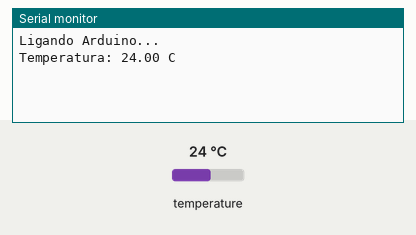
This sketch was run on a simulated Arduino Uno, built with avr-gcc and run on an emulated ATmega328P. On the bench: the last lines printed to the serial monitor. The test bench sets the inputs (shaded band); at power-on: temperature 24 °C.

Above: at 3.2 s.
3.3 s: temperature set to 12 °C
At 4.1 s:
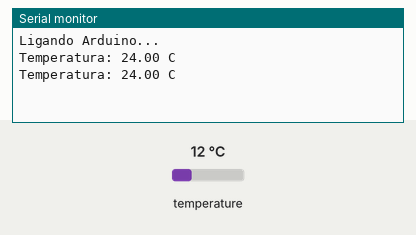
5.0 s: temperature set to 19 °C
At 7.1 s:
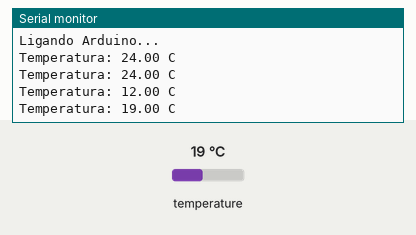
Timing chart, 0 to 8.6 s (numbered marks = the images above; inputs shaded):
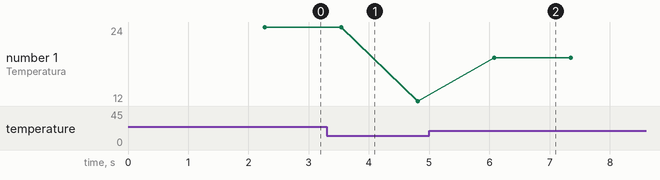

The sketch:

mc9808.ino
```cpp
#include <Wire.h>
#include "Adafruit_MCP9808.h"

Adafruit_MCP9808 sensor = Adafruit_MCP9808();

void mostra_temperatura();

void setup() {
  // put your setup code here, to run once:
  Serial.begin(115200);
  delay(2000);
  Serial.println("Ligando Arduino...");
  Serial.println();

  if(!sensor.begin()){
    Serial.println("Sensor não encontrado!");
    while (1);
  }

  sensor.shutdown_wake(0);

}

void mostra_temperatura(){
  float temperatura = sensor.readTempC();
  delay(250);
  Serial.print("Temperatura: ");
  Serial.print(temperatura);
  Serial.println(" C");
}

void loop() {
  // put your main code here, to run repeatedly:
  mostra_temperatura();
  delay(1000);
}
```

Measured:
- after the input at 5.0 s, the serial monitor: prints a new line after 1.1 s (image 2)
- plotted number 1: 24 → 12 after the input at 3.3 s, 12 → 19 after the input at 5.0 s
